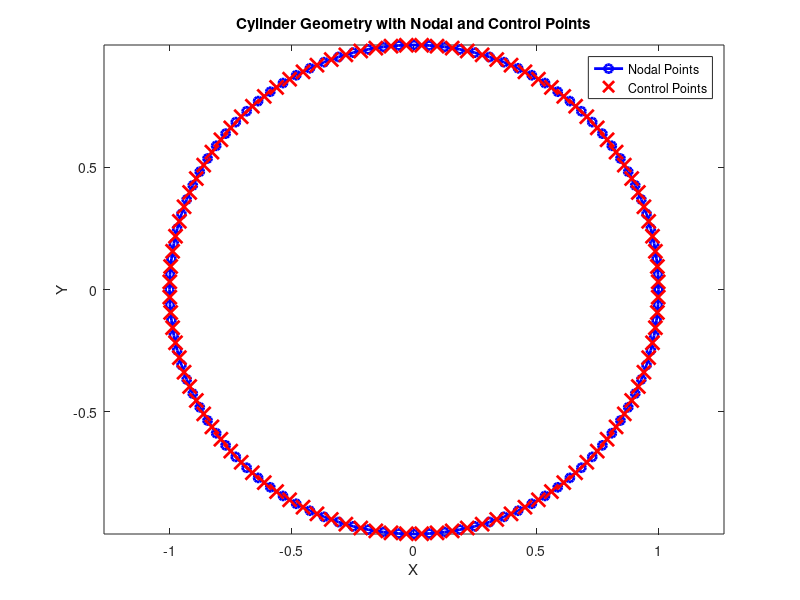

MATLAB code to generate this figure:
% Define cylinder parameters
cylinder_radius = 1.0;
cylinder_center = [0, 0];
num_panels = 100; % Number of panels

% Create parametric values for the cylinder
theta = linspace(0, 2 * pi, num_panels + 1); % Angles

% Nodal and control point arrays (including an extra point to close the circle)
nodal_points = [cylinder_radius * cos(theta); cylinder_radius * sin(theta)];
control_points = 0.5 * (nodal_points(:, 1:end-1) + nodal_points(:, 2:end));

% Calculate the panel lengths
panel_lengths = sqrt(diff(nodal_points(1, :)).^2 + diff(nodal_points(2, :)).^2);

% Calculate normal vectors
normal_vectors = [-diff(nodal_points(2, :)); diff(nodal_points(1, :))];
normal_vectors = normal_vectors ./ vecnorm(normal_vectors);

% Calculate tangent vectors
tangent_vectors = [diff(nodal_points(1, :)); diff(nodal_points(2, :))];
tangent_vectors = tangent_vectors ./ vecnorm(tangent_vectors);


% Plot the geometry of the cylinder with nodal and control points
figure;
plot(nodal_points(1, [1:end, 1]), nodal_points(2, [1:end, 1]), 'bo-', 'LineWidth', 2);
hold on;
plot(control_points(1, :), control_points(2, :), 'rx', 'MarkerSize', 10, 'LineWidth', 2);
axis equal;
title('Cylinder Geometry with Nodal and Control Points');
xlabel('X');
ylabel('Y');
legend('Nodal Points', 'Control Points');
